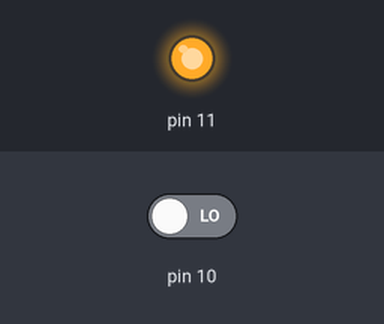
The sketch below on a simulated Arduino Uno, built with avr-gcc and run on an emulated ATmega328P. Shown: output pins drawn as LEDs (lit = HIGH). Inputs (shaded band) come from the test bench; at power-on: pin 10 LOW. EEPROM starts erased.

Above: at 1.2 s.
1.3 s: pin 10 driven HIGH
At 1.7 s:
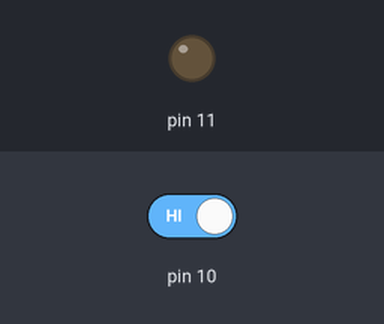
Timing chart, 0 to 4.3 s (numbered marks = the images above; inputs shaded):
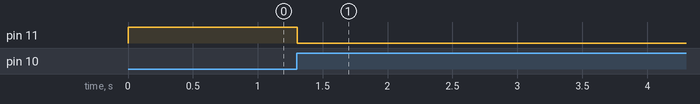

Measured:
- after the input at 1.3 s, pin 11: HIGH → LOW at once

The sketch:

EEPROM.ino
```cpp
#include<EEPROM.h>
int val;
void setup() {
  // put your setup code here, to run once:
Serial.begin(9600);
pinMode(10,INPUT);
pinMode(11,OUTPUT);
}
 int t =EEPROM.read(0);
int t1 = 0;

void loop() {
  // put your main code here, to run repeatedly:
val = digitalRead(10);
if(val == 1){
  if(t1 == 0){
    if(t == 0){
    t = 1;
    }
  else{
    t = 0;
    }
    }

  }
 t1 = val;

digitalWrite(11,t);
EEPROM.write(0,t);

}
```
